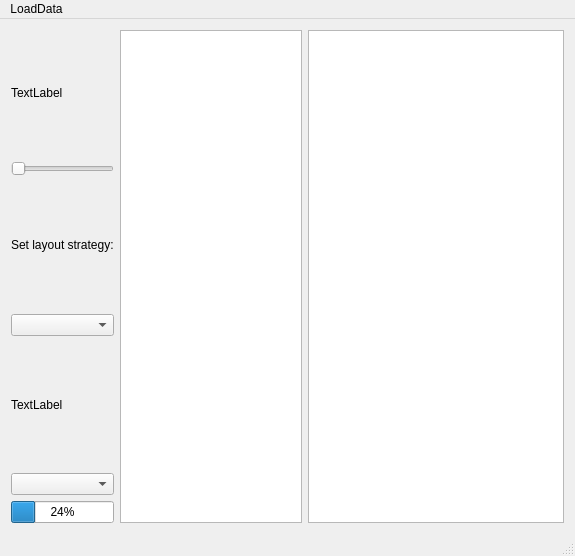
<?xml version="1.0" encoding="UTF-8"?>
<ui version="4.0">
 <class>GraphicsVisualizationClass</class>
 <widget class="QMainWindow" name="GraphicsVisualizationClass">
  <property name="geometry">
   <rect>
    <x>0</x>
    <y>0</y>
    <width>575</width>
    <height>556</height>
   </rect>
  </property>
  <property name="focusPolicy">
   <enum>Qt::ClickFocus</enum>
  </property>
  <property name="windowTitle">
   <string>GraphicsVisualization</string>
  </property>
  <property name="toolButtonStyle">
   <enum>Qt::ToolButtonIconOnly</enum>
  </property>
  <widget class="QWidget" name="centralWidget">
   <layout class="QHBoxLayout" name="horizontalLayout">
    <item>
     <layout class="QVBoxLayout" name="verticalLayout">
      <property name="sizeConstraint">
       <enum>QLayout::SetFixedSize</enum>
      </property>
      <item>
       <widget class="QLabel" name="label">
        <property name="sizePolicy">
         <sizepolicy hsizetype="Preferred" vsizetype="Preferred">
          <horstretch>0</horstretch>
          <verstretch>0</verstretch>
         </sizepolicy>
        </property>
        <property name="text">
         <string>TextLabel</string>
        </property>
       </widget>
      </item>
      <item>
       <widget class="QSlider" name="horizontalSlider">
        <property name="sizePolicy">
         <sizepolicy hsizetype="Preferred" vsizetype="Fixed">
          <horstretch>0</horstretch>
          <verstretch>0</verstretch>
         </sizepolicy>
        </property>
        <property name="orientation">
         <enum>Qt::Horizontal</enum>
        </property>
       </widget>
      </item>
      <item>
       <widget class="QLabel" name="label_2">
        <property name="sizePolicy">
         <sizepolicy hsizetype="Preferred" vsizetype="Preferred">
          <horstretch>0</horstretch>
          <verstretch>0</verstretch>
         </sizepolicy>
        </property>
        <property name="text">
         <string>Set layout strategy:</string>
        </property>
       </widget>
      </item>
      <item>
       <widget class="QComboBox" name="comboBoxLayout">
        <property name="sizePolicy">
         <sizepolicy hsizetype="Preferred" vsizetype="Fixed">
          <horstretch>0</horstretch>
          <verstretch>0</verstretch>
         </sizepolicy>
        </property>
        <property name="currentText">
         <string/>
        </property>
       </widget>
      </item>
      <item>
       <widget class="QLabel" name="label_3">
        <property name="sizePolicy">
         <sizepolicy hsizetype="Preferred" vsizetype="Preferred">
          <horstretch>0</horstretch>
          <verstretch>0</verstretch>
         </sizepolicy>
        </property>
        <property name="text">
         <string>TextLabel</string>
        </property>
       </widget>
      </item>
      <item>
       <widget class="QComboBox" name="comboBox_2">
        <property name="sizePolicy">
         <sizepolicy hsizetype="Preferred" vsizetype="Fixed">
          <horstretch>0</horstretch>
          <verstretch>0</verstretch>
         </sizepolicy>
        </property>
       </widget>
      </item>
      <item>
       <widget class="QProgressBar" name="progressBar">
        <property name="sizePolicy">
         <sizepolicy hsizetype="Preferred" vsizetype="Fixed">
          <horstretch>0</horstretch>
          <verstretch>0</verstretch>
         </sizepolicy>
        </property>
        <property name="value">
         <number>24</number>
        </property>
       </widget>
      </item>
     </layout>
    </item>
    <item>
     <widget class="QGraphicsView" name="graphicsView"/>
    </item>
    <item>
     <widget class="QTextBrowser" name="textBrowser">
      <property name="sizePolicy">
       <sizepolicy hsizetype="Fixed" vsizetype="Expanding">
        <horstretch>0</horstretch>
        <verstretch>0</verstretch>
       </sizepolicy>
      </property>
     </widget>
    </item>
   </layout>
  </widget>
  <widget class="QMenuBar" name="menuBar">
   <property name="geometry">
    <rect>
     <x>0</x>
     <y>0</y>
     <width>575</width>
     <height>23</height>
    </rect>
   </property>
   <widget class="QMenu" name="menuLoadData">
    <property name="title">
     <string>LoadData</string>
    </property>
    <addaction name="actionLoadPaperConferenceAuthorData"/>
    <addaction name="actionTopic"/>
   </widget>
   <addaction name="menuLoadData"/>
  </widget>
  <widget class="QStatusBar" name="statusBar"/>
  <action name="actionLoadPaperConferenceAuthorData">
   <property name="text">
    <string>PaperConferenceAuthor</string>
   </property>
  </action>
  <action name="actionTopic">
   <property name="text">
    <string>Topic</string>
   </property>
  </action>
 </widget>
 <layoutdefault spacing="6" margin="11"/>
 <resources>
  <include location="graphicsvisualization.qrc"/>
 </resources>
 <connections/>
</ui>
